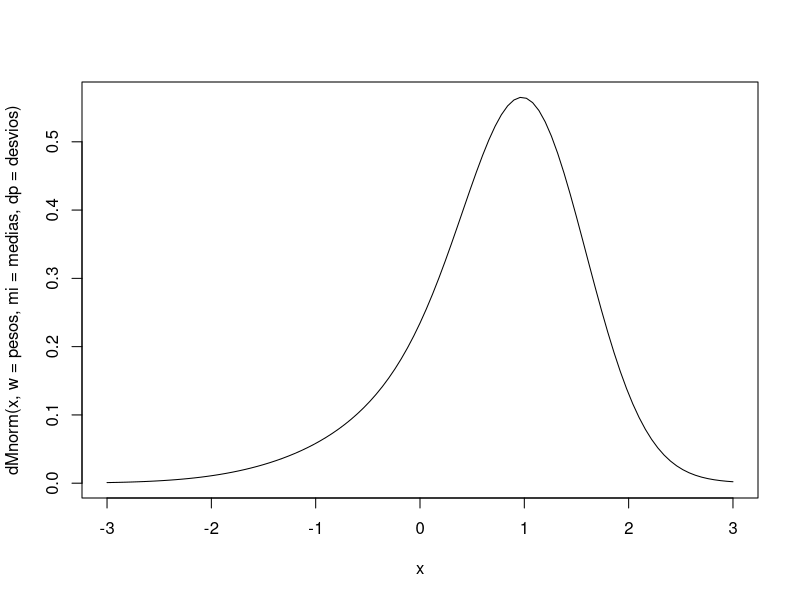
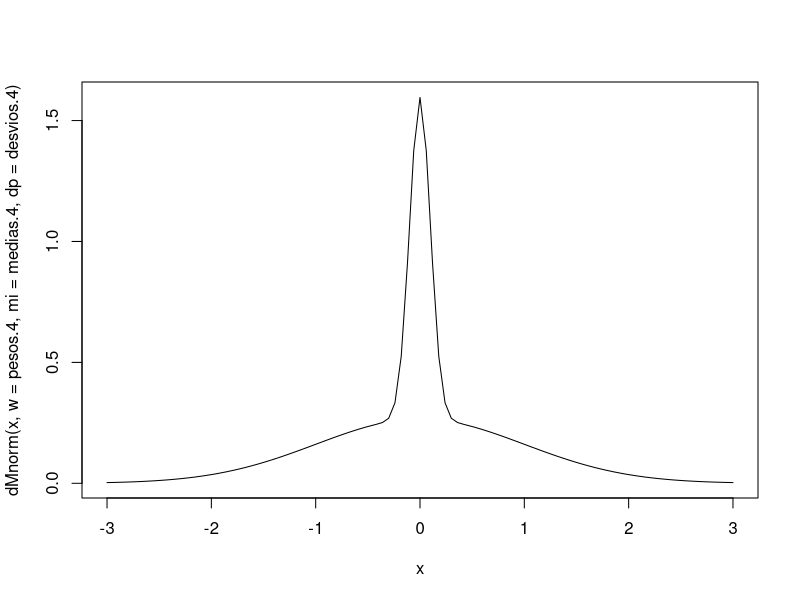
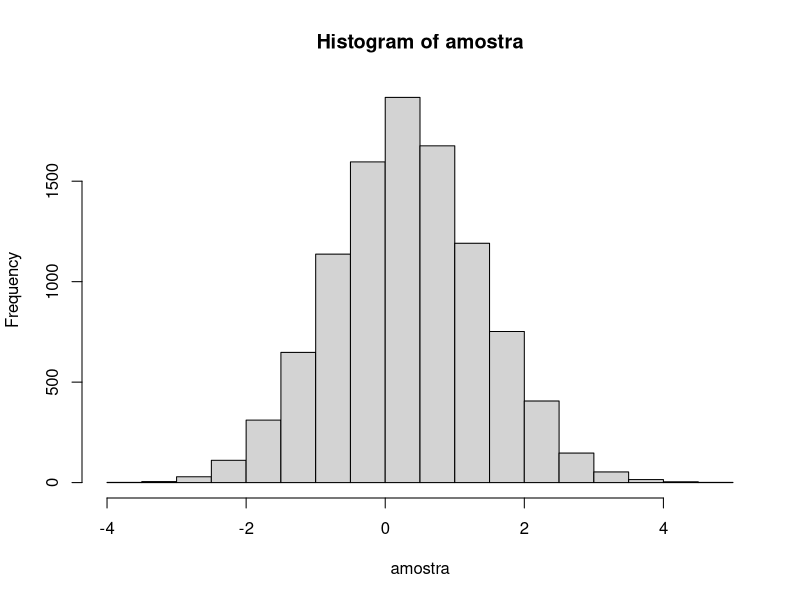
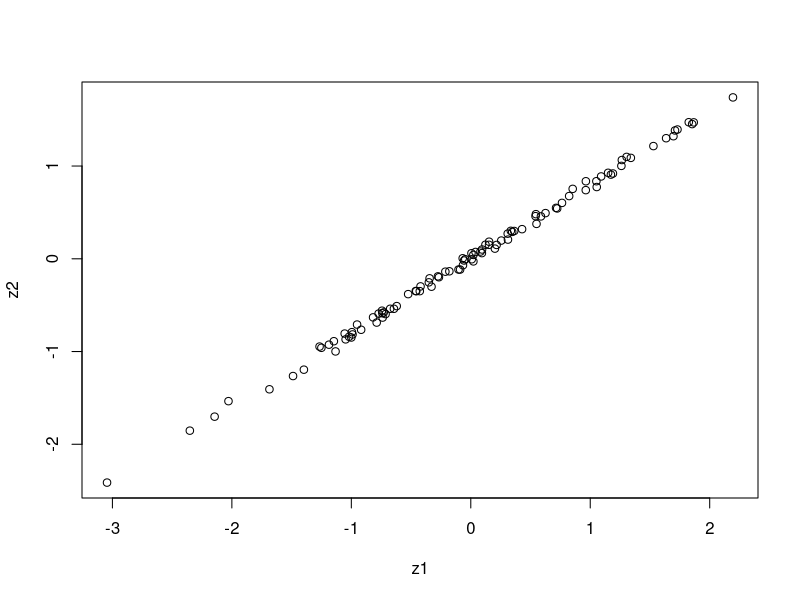

Generate these figures, in order, with R:
pesos<-c(1,1,3)/5
medias<-c(0,1/2,13/12)
desvios<-c(1,2/3,5/9)

dMn<-function(x, w=1, mi=0, dp=1)sum(w*dnorm(x, mi, dp))
dMn(0)
dnorm(0)

dMn(0, pesos, medias, desvios)
dMn(1, pesos, medias, desvios)

dMn(c(0,1),w=pesos, mi=medias, dp=desvios)
dMnorm<-Vectorize(dMn, vectorize.args = "x")
dMnorm(c(0,1),w=pesos, mi=medias, dp=desvios)

curve(dMnorm(x,w=pesos, mi=medias, dp=desvios), from=-3, to=3)

# Numero 4

pesos.4<-c(2,1)/3
medias.4<-0
desvios.4<-c(1,1/10)
dMnorm(c(0,1), pesos.4, medias.4, desvios.4)
curve(dMnorm(x,w=pesos.4, mi=medias.4, dp=desvios.4), from=-3, to=3)

# Geração de números aleatorios
set.seed(666)
u<-runif(10000)
menor.1<-rep(1,1000)
menor.4<-as.numeric(u<=0.4)
menor.2<-as.numeric(u<=0.2)
nivel<-menor.1+menor.4+menor.2
round(cbind(u,menor.1, menor.4, menor.2, nivel),4)
# nivel é o indice 

#rnorm(1,mean = medias[i],sd=desvios)

amostra<-sapply(nivel,FUN=function(x){rnorm(1, mean=medias[x], sd=desvios)})
hist(amostra)


z1<-rnorm(100)
ro<-0.8
z2<-rnorm(100,ro*z1,(1-ro)^2)
plot(z1,z2)
